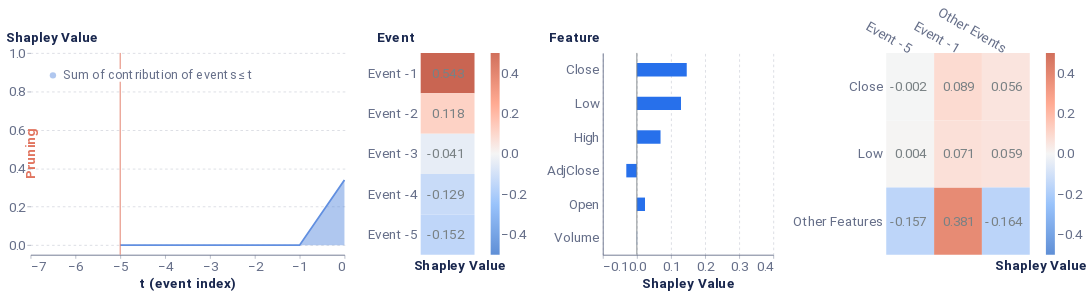

Write notebook code for a chart like this one.
### Markdown cell above
### Local Report on positive instance

### Code cell
from timeshap.explainer import local_report

pruning_dict = {'tol': 0.025}
event_dict = {'rs': 42, 'nsamples': 32000}
feature_dict = {'rs': 42, 'nsamples': 32000, 'feature_names': model_features, 'plot_features': plot_feats}
cell_dict = {'rs': 42, 'nsamples': 32000, 'top_x_feats': 2, 'top_x_events': 2}
local_report(f, x_data, pruning_dict, event_dict, feature_dict, cell_dict=cell_dict, entity_uuid=sequence_id, entity_col='seq_id', baseline=average_event)

### Figure 1 — Vega-Lite specification as saved in the notebook (floating-point values rounded to 4 significant figures)
{"config": {"axis": {"domain": true, "domainColor": "#666F89", "grid": false, "gridCap": "round", "gridColor": "#B3B7C4", "gridDash": [2, 4], "gridWidth": 0.5, "labelColor": "#666F89", "labelFont": "Roboto, Arial, sans-serif", "labelPadding": 2, "tickColor": "#666F89", "tickOpacity": 0.5, "tickSize": 4, "titleColor": "#19274E", "titleFont": "Roboto, Arial, sans-serif", "titleFontSize": 12}, "axisBand": {"domain": true, "labelPadding": 4, "ticks": false}, "axisY": {"domain": false, "titleAlign": "left", "titleAngle": 0, "titleX": -20, "titleY": -10}, "legend": {"labelColor": "#666F89", "labelFont": "Roboto, Arial, sans-serif", "labelFontSize": 12, "symbolSize": 40, "titleColor": "#19274E", "titleFont": "Roboto, Arial, sans-serif", "titleFontSize": 12, "titlePadding": 4}, "arc": {"stroke": "#FFFFFF", "strokeWidth": 1}, "bar": {"fill": "#2770EB", "stroke": null}, "line": {"stroke": "#2770EB", "strokeWidth": 2}, "path": {"stroke": "#2770EB", "strokeWidth": 0.5}, "point": {"fill": "#2770EB", "shape": "circle", "filled": true}, "rect": {"fill": "#2770EB"}, "rule": {"stroke": "#666F89"}, "shape": {"stroke": "#2770EB"}, "text": {"color": "#19274E", "font": "Roboto, Arial, sans-serif", "fontSize": 12}, "range": {"category": ["#2770EB", "#77B98A", "#DA5252", "#FFC400", "#A87AEA", "#00A39E", "#19274E"], "diverging": ["#006360", "#2BB3AE", "#96D9D7", "#FFFFFF", "#EDAAAA", "#DA5252", "#811D1D"], "heatmap": ["#18448F", "#1B4EA5", "#2770EB", "#4C88EE", "#82ACF3", "#A6C4F7", "#E9F1FD"], "ramp": ["#18448F", "#1B4EA5", "#2770EB", "#4C88EE", "#82ACF3", "#A6C4F7", "#E9F1FD"]}, "background": "#FFFFFF", "group": {"fill": "#FFFFFF"}, "header": {"labelColor": "#19274E", "labelFont": "Roboto, Arial, sans-serif", "labelFontSize": 12, "titleColor": "#19274E", "titleFont": "Roboto, Arial, sans-serif", "titleFontSize": 16}, "title": {"anchor": "start", "color": "#19274E", "font": "Roboto, Arial, sans-serif", "fontSize": 20, "fontWeight": "bold", "offset": 20, "subtitleColor": "#19274E", "subtitleFontSize": 16}, "view": {"continuousHeight": 300, "continuousWidth": 400, "stroke": "transparent"}}, "hconcat": [{"layer": [{"mark": {"type": "area", "opacity": 0.5}, "encoding": {"color": {"field": "Coalition", "legend": {"fillColor": "white", "labelFontSize": 14, "labelLimit": 0, "orient": "top-left", "symbolSize": 50, "symbolStrokeWidth": 0, "title": null}, "scale": {"domain": ["Sum of contribution of events ≤ t"], "range": ["#618FE0"]}, "type": "nominal"}, "x": {"axis": {"labelFontSize": 15, "title": "t (event index)", "titleFontSize": 15}, "field": "t (event index)", "type": "quantitative"}, "y": {"axis": {"grid": true, "labelFontSize": 15, "titleFontSize": 15, "titleX": -28}, "field": "Shapley Value", "scale": {"domain": [-0.05, 1]}, "type": "quantitative"}}}, {"mark": "line", "encoding": {"color": {"field": "Coalition", "legend": {"fillColor": "white", "labelFontSize": 14, "labelLimit": 0, "orient": "top-left", "symbolSize": 50, "symbolStrokeWidth": 0, "title": null}, "scale": {"domain": ["Sum of contribution of events ≤ t"], "range": ["#618FE0"]}, "type": "nominal"}, "x": {"axis": {"labelFontSize": 15, "title": "t (event index)", "titleFontSize": 15}, "field": "t (event index)", "type": "quantitative"}, "y": {"axis": {"grid": true, "labelFontSize": 15, "titleFontSize": 15, "titleX": -28}, "field": "Shapley Value", "scale": {"domain": [-0.05, 1]}, "type": "quantitative"}}}, {"data": {"name": "data-cb388d4ae21d13d59a4396602d0ff418"}, "mark": {"type": "rule", "color": "#E17560"}, "encoding": {"x": {"field": "x", "type": "quantitative"}}}, {"data": {"name": "data-b378b3372f0b5441a4f7d4ef842c2485"}, "mark": {"type": "text", "angle": 270, "color": "#E17560", "fontSize": 15, "fontWeight": "bold", "text": "Pruning"}, "encoding": {"x": {"field": "x", "type": "quantitative"}}}], "data": {"name": "data-7e8838f38ed267455cc95969edfb3f0c"}, "height": 225, "width": 350}, {"layer": [{"mark": "rect", "encoding": {"color": {"field": "rounded", "legend": {"gradientLength": 225, "gradientThickness": 10, "labelFontSize": 15, "orient": "right"}, "scale": {"domain": [-0.5, 0.5], "range": ["#5f8fd6", "#99c3fb", "#f5f5f5", "#ffaa92", "#d16f5b"]}, "title": null, "type": "quantitative"}, "x": {"axis": {"title": "Shapley Value", "titleFontSize": 15}, "field": "column", "type": "ordinal"}, "y": {"axis": {"domain": false, "labelFontSize": 15, "title": "Event", "titleFontSize": 15, "titleX": -49}, "field": "Feature", "sort": ["Event -1", "Event -2", "Event -3", "Event -4", "Event -5"], "type": "ordinal"}}}, {"mark": {"type": "text", "align": "right", "baseline": "middle", "color": "#798184", "dx": 18, "fontSize": 15}, "encoding": {"text": {"field": "rounded_str", "type": "nominal"}, "x": {"axis": {"domain": false, "labels": false, "title": "Shapley Value", "titleX": 43}, "field": "column", "type": "ordinal"}, "y": {"axis": {"domain": false, "labelFontSize": 15, "title": "Event", "titleFontSize": 15, "titleX": -49}, "field": "Feature", "sort": ["Event -1", "Event -2", "Event -3", "Event -4", "Event -5"], "type": "ordinal"}}}], "data": {"name": "data-aa1ab81202a0f7535326c7a217a29834"}, "height": 225, "width": 60}, {"layer": [{"data": {"name": "data-9de6a391b8ba8fd5b55dca526da3af49"}, "mark": {"type": "bar", "size": 15, "thickness": 1}, "encoding": {"x": {"axis": {"grid": true, "labelFontSize": 15, "title": "Shapley Value", "titleFontSize": 15}, "field": "Shapley Value", "scale": {"domain": [-0.1, 0.4]}, "type": "quantitative"}, "y": {"axis": {"labelFontSize": 15, "title": "Feature", "titleFontSize": 15, "titleX": -61}, "field": "Feature", "sort": {"field": "sort_col", "order": "descending"}, "type": "nominal"}}}, {"data": {"name": "data-9c00aa9dc2b1c1a0b4bf9b34ead12925"}, "mark": {"type": "rule", "color": "#798184"}, "encoding": {"x": {"field": "x", "type": "quantitative"}}}], "height": 225, "width": 190}, {"layer": [{"mark": "rect", "encoding": {"color": {"field": "rounded", "legend": {"gradientLength": 225, "gradientThickness": 10, "labelFontSize": 15, "orient": "right"}, "scale": {"domain": [-0.5, 0.5], "range": ["#5f8fd6", "#99c3fb", "#f5f5f5", "#ffaa92", "#d16f5b"]}, "title": null, "type": "quantitative"}, "x": {"axis": {"titleFontSize": 15}, "field": "Event", "sort": ["Event -5", "Event -1"], "type": "nominal"}, "y": {"axis": {"domain": false, "labelFontSize": 15, "title": null}, "field": "Feature", "sort": ["Close", "Low"], "type": "nominal"}}}, {"mark": {"type": "text", "align": "right", "baseline": "middle", "color": "#798184", "dx": 18, "fontSize": 15}, "encoding": {"text": {"field": "rounded_str", "type": "nominal"}, "x": {"axis": {"domain": false, "labelAngle": 30, "labelFontSize": 15, "orient": "top", "title": "Shapley Value", "titleX": 172, "titleY": 245}, "field": "Event", "sort": ["Event -5", "Event -1"], "type": "nominal"}, "y": {"axis": {"domain": false, "labelFontSize": 15, "title": null}, "field": "Feature", "sort": ["Close", "Low"], "type": "nominal"}}}], "data": {"name": "data-8a28f7856f5c66376dca8570ef6732e3"}, "height": 225, "width": 160}], "resolve": {"scale": {"color": "independent"}}, "$schema": "https://vega.github.io/schema/vega-lite/v4.17.0.json", "datasets": {"data-7e8838f38ed267455cc95969edfb3f0c": [{"Coalition": "Sum of contribution of events > t", "t (event index)": 0, "Shapley Value": 0.0}, {"Coalition": "Sum of contribution of events ≤ t", "t (event index)": 0, "Shapley Value": 0.3386}, {"Coalition": "Sum of contribution of events > t", "t (event index)": -1, "Shapley Value": 0.3386}, {"Coalition": "Sum of contribution of events ≤ t", "t (event index)": -1, "Shapley Value": 0.0}, {"Coalition": "Sum of contribution of events > t", "t (event index)": -2, "Shapley Value": 0.3386}, {"Coalition": "Sum of contribution of events ≤ t", "t (event index)": -2, "Shapley Value": 0.0}, {"Coalition": "Sum of contribution of events > t", "t (event index)": -3, "Shapley Value": 0.3386}, {"Coalition": "Sum of contribution of events ≤ t", "t (event index)": -3, "Shapley Value": 0.0}, {"Coalition": "Sum of contribution of events > t", "t (event index)": -4, "Shapley Value": 0.3386}, {"Coalition": "Sum of contribution of events ≤ t", "t (event index)": -4, "Shapley Value": 0.0}, {"Coalition": "Sum of contribution of events > t", "t (event index)": -5, "Shapley Value": 0.3386}, {"Coalition": "Sum of contribution of events ≤ t", "t (event index)": -5, "Shapley Value": 0.0}], "data-cb388d4ae21d13d59a4396602d0ff418": [{"x": -5}], "data-b378b3372f0b5441a4f7d4ef842c2485": [{"x": -7}], "data-aa1ab81202a0f7535326c7a217a29834": [{"Shapley Value": 0.5426, "Feature": "Event -1", "row": 1, "column": 1, "rounded": 0.543, "rounded_str": "0.543"}, {"Shapley Value": 0.1185, "Feature": "Event -2", "row": 2, "column": 1, "rounded": 0.118, "rounded_str": "0.118"}, {"Shapley Value": -0.04141, "Feature": "Event -3", "row": 3, "column": 1, "rounded": -0.041, "rounded_str": "-0.041"}, {"Shapley Value": -0.1294, "Feature": "Event -4", "row": 4, "column": 1, "rounded": -0.129, "rounded_str": "-0.129"}, {"Shapley Value": -0.1516, "Feature": "Event -5", "row": 5, "column": 1, "rounded": -0.152, "rounded_str": "-0.152"}], "data-9de6a391b8ba8fd5b55dca526da3af49": [{"Random seed": 42, "NSamples": 32000, "Feature": "Open", "Shapley Value": 0.02383, "sort_col": 0.02383}, {"Random seed": 42, "NSamples": 32000, "Feature": "Close", "Shapley Value": 0.1463, "sort_col": 0.1463}, {"Random seed": 42, "NSamples": 32000, "Feature": "High", "Shapley Value": 0.06942, "sort_col": 0.06942}, {"Random seed": 42, "NSamples": 32000, "Feature": "Low", "Shapley Value": 0.1294, "sort_col": 0.1294}, {"Random seed": 42, "NSamples": 32000, "Feature": "AdjClose", "Shapley Value": -0.031, "sort_col": 0.031}, {"Random seed": 42, "NSamples": 32000, "Feature": "Volume", "Shapley Value": 0.0006023, "sort_col": 0.0006023}], "data-9c00aa9dc2b1c1a0b4bf9b34ead12925": [{"x": 0}], "data-8a28f7856f5c66376dca8570ef6732e3": [{"Event": "Event -1", "Feature": "Other Features", "Shapley Value": 0.381, "rounded": 0.381, "rounded_str": "0.381"}, {"Event": "Event -1", "Feature": "Close", "Shapley Value": 0.0889, "rounded": 0.089, "rounded_str": "0.089"}, {"Event": "Event -1", "Feature": "Low", "Shapley Value": 0.071, "rounded": 0.071, "rounded_str": "0.071"}, {"Event": "Other Events", "Feature": "Low", "Shapley Value": 0.05935, "rounded": 0.059, "rounded_str": "0.059"}, {"Event": "Other Events", "Feature": "Close", "Shapley Value": 0.05619, "rounded": 0.056, "rounded_str": "0.056"}, {"Event": "Event -5", "Feature": "Low", "Shapley Value": 0.004074, "rounded": 0.004, "rounded_str": "0.004"}, {"Event": "Event -5", "Feature": "Close", "Shapley Value": -0.001896, "rounded": -0.002, "rounded_str": "-0.002"}, {"Event": "Event -5", "Feature": "Other Features", "Shapley Value": -0.1566, "rounded": -0.157, "rounded_str": "-0.157"}, {"Event": "Other Events", "Feature": "Other Features", "Shapley Value": -0.1635, "rounded": -0.164, "rounded_str": "-0.164"}]}}
